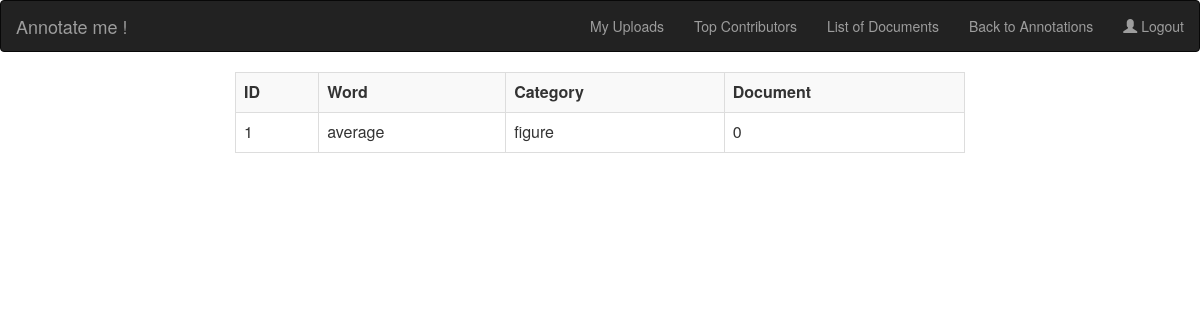
The page /show.php (signed in) on the database its author committed.
### tables this page shows
CREATE TABLE `word_list_web` (
  `id` int(11) NOT NULL,
  `username` varchar(60) NOT NULL,
  `word` varchar(60) NOT NULL,
  `category` varchar(60) NOT NULL,
  `document` int(11) NOT NULL
);

### core.inc.php (called while the page is built, shortened)
<?php
if(!function_exists("getuserfield"))
{
function getuserfield($field)
{
	$connect = mysqli_connect('localhost','root','','annotated_words');
	$query="SELECT $field FROM users WHERE id='".$_SESSION['user_id']."'";
if($r=$connect->query($query))
{
    $row = $r->fetch_assoc()[$field];
	return $row;
}
	}
}
?>

### show.php (the view, shortened to what this page needs)
<?php
require_once 'core.inc.php';
$username = getuserfield('username');
?>
 <html>
<head>
<link href="bootstrap-3.3.6-dist/css/bootstrap.min.css" rel="stylesheet" />
<link rel="stylesheet" href="Animations/animate.css">
</head>
<body>
<nav class="navbar navbar-inverse">
<div class="container-fluid">
<div class="navbar-header">
<a class="navbar-brand" href="main.php">Annotate me !</a>
</div>
<ul class="nav navbar-nav navbar-right">
<?php
if($username == "ashish_anand")
{
  echo "<li> <a  href='show_all_annotations.php'>All annotations</a></li>";
    echo "<li> <a  href='show_uploads.php'>Show Uploads</a></li>";
    echo "<li> <a  href='show_part.php'>Document wise annotations</a></li>";
}
else
  echo "<li> <a  href='my_uploads.php'>My Uploads</a></li>";
?>
<li>
                        <a  href="top_contributors.php">Top Contributors</a>
  </li>
  <li><a href="show_doc.php">List of Documents</a></li>
<li><a href="annotate.php">Back to Annotations</a></li>
<li><a href="logout.php"><span class="glyphicon glyphicon-user"></span> Logout</a></li>
</ul>
</div>
</nav>
<div class="container">
<div class="wow bounceInUp">
<div class = "col-md-8 col-md-offset-2">
<?php
  $query = "SELECT word,category,document FROM word_list_web WHERE username = '".$username."'";
$result = $connect->query($query);
$count = 1;
echo '<table class="table table-striped table-bordered table-hover">';
echo "<tr><th>ID</th><th>Word</th><th>Category</th><th>Document</th></tr>";
while($row = $result->fetch_assoc())
{
  echo "<tr><td>";
  echo $count;
  $count = $count + 1;
   echo "</td><td>";
  echo $row['word'];
  echo "</td><td>";
  echo $row['category'];
  echo "</td><td>";
  echo $row['document'];
  echo "</td></tr>";
}
echo "</table>";
?>
</div>
</div>
</div>
</body>
</html>

### rows shown on the page
word_list_web: word "average", category "figure", document "0"
